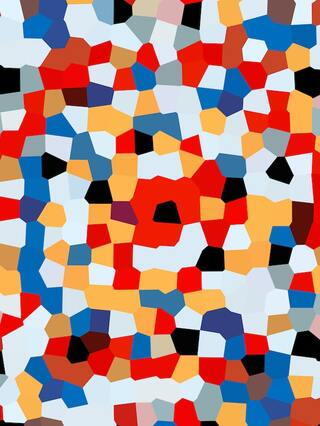
//> input picture Stefan/images/alta.jpg, 320 x 426 px
$ ./main ../images/alta.jpg   (built with g++ and OpenCV 4)
//> lines starting //> are read from the running program, lines starting //| are printed output that depends on the picture
### Stefan/helpers/helpers.h
#include <string>
#include <sys/stat.h>
#include <opencv2/opencv.hpp>

#ifndef HELPERS_H
#define HELPERS_H

void clearString(std::string &s);
void createFolder(const char * filename);
cv::Mat getModifiedGammaImage(cv::Mat &img, double gamma);
void writeHistogramImage(cv::Mat &img, int histSize, float low, float high, int width, int height, std::string filename);
cv::Mat getBinarizedImage(cv::Mat &img, int threshold, bool inv);

#endif

### Stefan/helpers/helpers.cpp
#include "helpers.h"

void clearString(std::string &s){
    for(int i = (int)s.size() - 1; i >= 0; i--){
        if(s[i] == '.'){
            s.erase(i);
            break;
        }
    }
    std::string x = "";
    for(int i = (int)s.size() - 1; i >= 0; i--){
        if(s[i] == '/'){
            for(int j = i + 1; j < (int)s.size(); j++)
                x += s[j];
            break;
        }
    }
    s = x;
}

void createFolder(const char * filename){
    struct stat st;
    if (stat(filename, &st) == 0) {
        // Se o diretório já existe, remove-o
        std::string command = "rm -rf " + std::string(filename);
        system(command.c_str());
    }
    int status = mkdir(filename, S_IRWXU | S_IRWXG | S_IROTH | S_IXOTH);
    if(status == 0) printf("%s folder created\n", filename);
    else printf("Error creating %s folder\n", filename);
}

// [80 lines left out: functions getModifiedGammaImage, writeHistogramImage, getBinarizedImage, getGrayValueFromBGRPixel, calculateSpatialInfo, not called in this run]

### Stefan/atvd6/main.cpp
#include "../helpers/helpers.h"

cv::MorphShapes getStructureElemenType(int num){
    if(num == 1) return cv::MORPH_RECT;
    else if(num == 2) return cv::MORPH_ELLIPSE;
    else return cv::MORPH_CROSS;
}

int askStructuredElementType(){
    int tipo;
    printf("\nDigite o tipo de elemento estruturante.\n1 -> Retangulo\n2 -> Elipse\n3+ -> Cruz\nInput: ");
    scanf("%d", &tipo);
    if(tipo > 3 or tipo < 1) tipo = 3;
    return tipo;
}

int* askStructuredElementShape(){
    int* ans = (int*) malloc(2 * sizeof(int));
    printf("\nDigite o tamanho da matriz do elemento estruturante.\nLinhas: ");
    scanf("%d", &ans[0]);
    printf("Colunas: ");
    scanf("%d", &ans[1]);
    printf("\n");
    return ans;
}

int main(int argc, char** argv){
    if(argc < 2){
        printf("This script needs at least one argument, which must be a image file\n");
        return 0;
    }
    for(int i = 0; i < argc - 1; i++){
        // Reads Image
        cv::Mat image = cv::imread(argv[i + 1]);
//> image is the input picture: 426 rows x 320 cols, CV_8UC3; mean B, G, R 129.9, 134.9, 174.4

        // Gets filename
        std::string imgName = argv[i + 1];
//> imgName = "../images/alta.jpg"
        clearString(imgName);
//> the loop in clearString, `for(int i = (int)s.size() - 1; i >= 0; i--)` made 4 passes
//> the loop in clearString, `for(int i = (int)s.size() - 1; i >= 0; i--)` made 5 passes
//> after the loop in clearString, `for(int i = (int)s.size() - 1; i >= 0; i--)`: x = "alta"
//> imgName = "alta"

        printf("\nProcessing \"%s\" image...\n", imgName.c_str());
//| Processing "alta" image...

        // Creates folder
        std::string folderName = "Results-IMG[" + imgName + "]";
//> folderName = "Results-IMG[alta]"
        createFolder(folderName.c_str());
//> in createFolder, `int status = mkdir(filename, S_IRWXU | S_IRWXG | S_IROTH | S_IXOTH);`: status = 0
//| Results-IMG[alta] folder created

        // Sets path variabel for future work
        std::string path = "";

        /////////////////////////// Gray Images //////////////////////////////////

        // Gray Image
        cv::Mat imgGray = cv::imread(argv[i + 1], cv::IMREAD_GRAYSCALE);
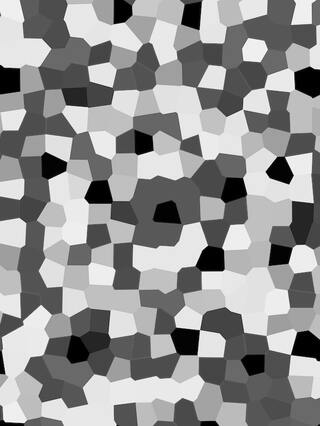
//> imgGray: 426 rows x 320 cols, CV_8UC1; min 0, max 255, mean 146.1


        // Gerando os resultados
        path = folderName + "/";
//> path = "Results-IMG[alta]/"
        cv::imwrite(path + "original.png", image);
        cv::imwrite(path + "original_grayscale.png", imgGray);

        int option = 0;
        printf("\nDigite qual operacao realizar:\n1 -> Dilatacao\n2 -> Erosao\n3+ -> Ambas\nInput: ");
        scanf("%d", &option);
//> the answer given: 1
        if(option > 3 or option < 1) option = 3;
        std::string choice[3] = {"Dilatacao", "Erosao", "Ambas"};
        printf("Operacao escolhida -> %s\n", choice[option - 1].c_str());

        std::string se_type[3] = {"Retangulo", "Elipse", "Cruz"};
        int tipo = askStructuredElementType();
//> the answer given: 3
        int* x = askStructuredElementShape();
//> the answer given: 3
//> the answer given: 3
        int lin = x[0];
        int col = x[1];
        free(x);
        printf("Elemento estruturante -> %s. Size -> %d x %d\n", se_type[tipo - 1].c_str(), lin, col);

        cv::Mat dilated_image, eroded_image;
        cv::Mat dilate_element = cv::getStructuringElement(getStructureElemenType(tipo), cv::Size(lin, col));
        cv:: Mat erode_element = cv::getStructuringElement(getStructureElemenType(tipo), cv::Size(lin, col));

        if(option == 1){
            cv::dilate(image, dilated_image, dilate_element);
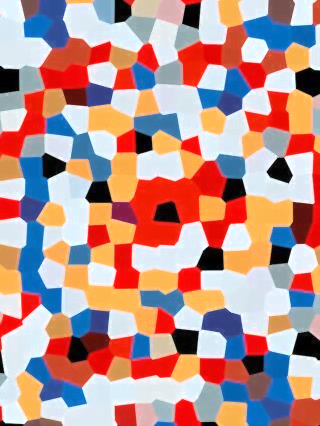
//> dilated_image: 426 rows x 320 cols, CV_8UC3; mean B, G, R 142.1, 145.7, 185.8
        }else if(option == 2){
            cv::erode(image, eroded_image, erode_element);
        }else{
            cv::dilate(image, dilated_image, dilate_element);
            cv::erode(image, eroded_image, erode_element);
        }

        path = folderName + "/DILATACAO";
//> path = "Results-IMG[alta]/DILATACAO"
        createFolder(path.c_str());
//| Results-IMG[alta]/DILATACAO folder created
        if(option == 1 or option == 3)
            cv::imwrite(path + "/" + choice[0] + se_type[tipo - 1] + ".png", dilated_image);

        path = folderName + "/EROSAO";
//> path = "Results-IMG[alta]/EROSAO"
        createFolder(path.c_str());
//| Results-IMG[alta]/EROSAO folder created

        if(option >= 2)
            cv::imwrite(path + "/" + choice[1] + se_type[tipo - 1] + ".png", eroded_image);

        printf("Processed image \"%s\"\n", imgName.c_str());
//| Processed image "alta"
    }
    return 0;
}

$ run again, on Stefan/images/beach.jpg
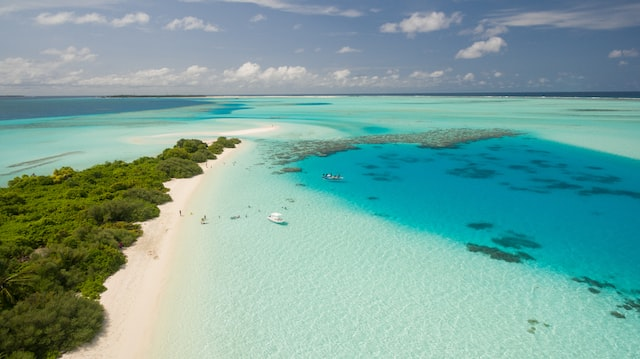
//> input picture Stefan/images/beach.jpg, 640 x 359 px
//> image is the input picture: 359 rows x 640 cols, CV_8UC3; mean B, G, R 156.8, 164, 120.5
//> `std::string imgName = argv[i + 1];`: imgName = "../images/beach.jpg"
//> the loop in clearString, `for(int i = (int)s.size() - 1; i >= 0; i--)` made 4 passes
//> the loop in clearString, `for(int i = (int)s.size() - 1; i >= 0; i--)` made 6 passes
//> after the loop in clearString, `for(int i = (int)s.size() - 1; i >= 0; i--)`: x = "beach"
//| Processing "beach" image...
//> folderName = "Results-IMG[beach]"
//> status = 0
//| Results-IMG[beach] folder created
//> `cv::Mat imgGray = cv::imread(argv[i + 1], cv::IMREAD_GRAYSCALE);`:
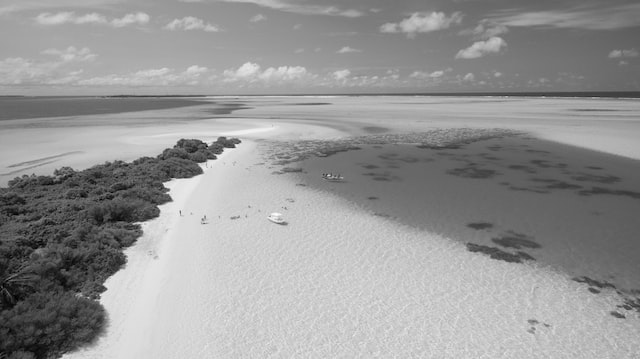
//> imgGray: 359 rows x 640 cols, CV_8UC1; min 0, max 255, mean 150.1
//> `path = folderName + "/";`: path = "Results-IMG[beach]/"
//> `cv::dilate(image, dilated_image, dilate_element);`:
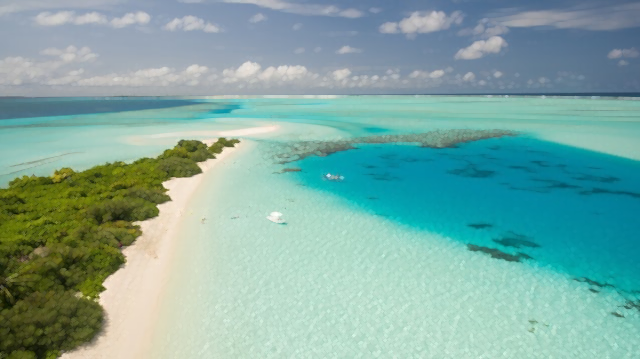
//> dilated_image: 359 rows x 640 cols, CV_8UC3; mean B, G, R 162.2, 169.7, 126.6
//> `path = folderName + "/DILATACAO";`: path = "Results-IMG[beach]/DILATACAO"
//| Results-IMG[beach]/DILATACAO folder created
//> `path = folderName + "/EROSAO";`: path = "Results-IMG[beach]/EROSAO"
//| Results-IMG[beach]/EROSAO folder created
//| Processed image "beach"
